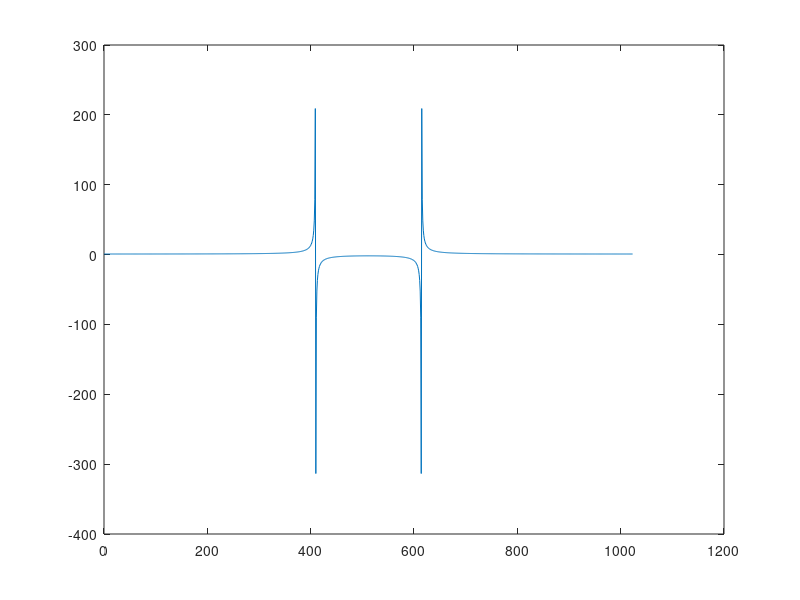

MATLAB code for this plot:
N = 1024;
Fs = 50e+3;
n = 0:N-1;
f_0 = 20e+3;
theta = 2;
input_re = cos(2.*pi.*(f_0./Fs).*(n + theta));
input_im = 0.*n;

input = input_re + 1j.*input_im;
output = fft(input, N);

figure(1);
clf;
plot(n, output);